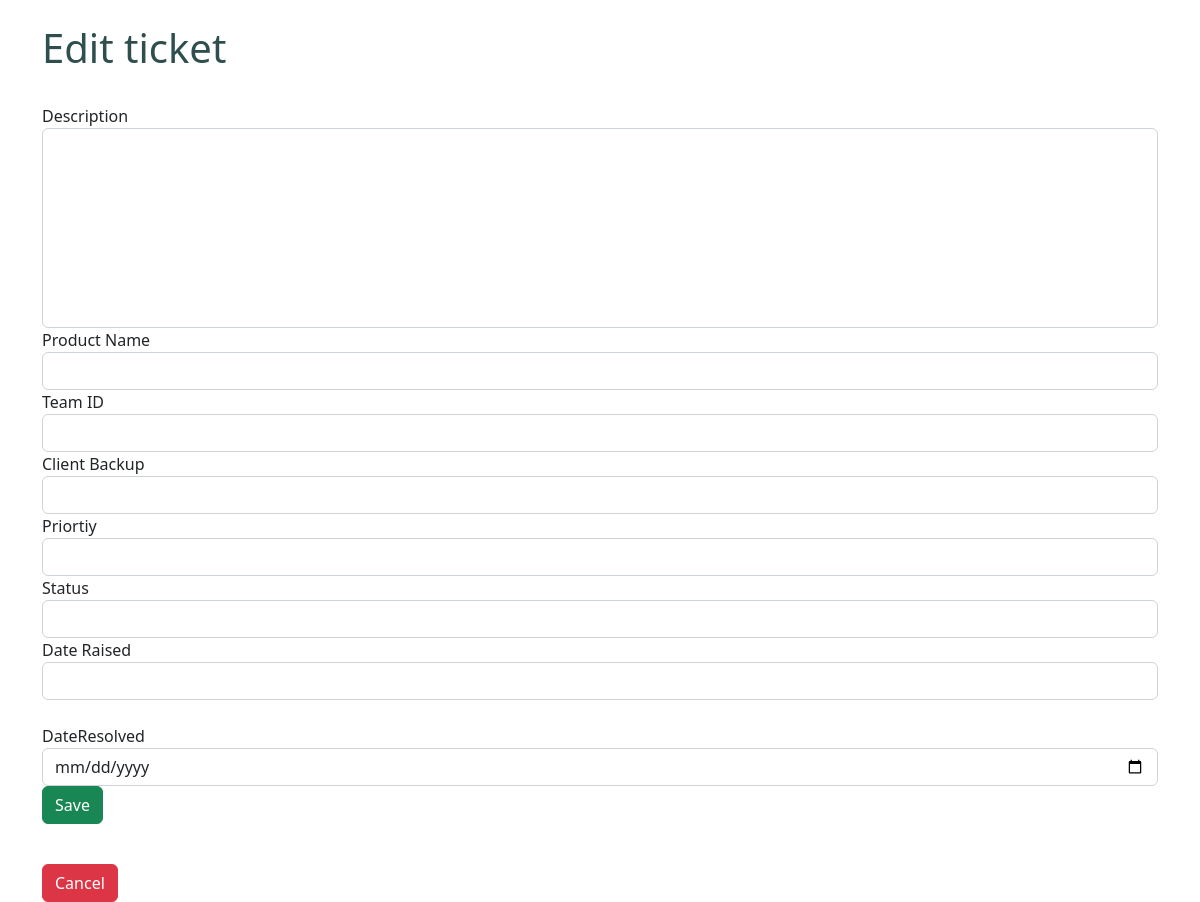
Before: /activetickets/edit/12 (signed in) with the older database file.
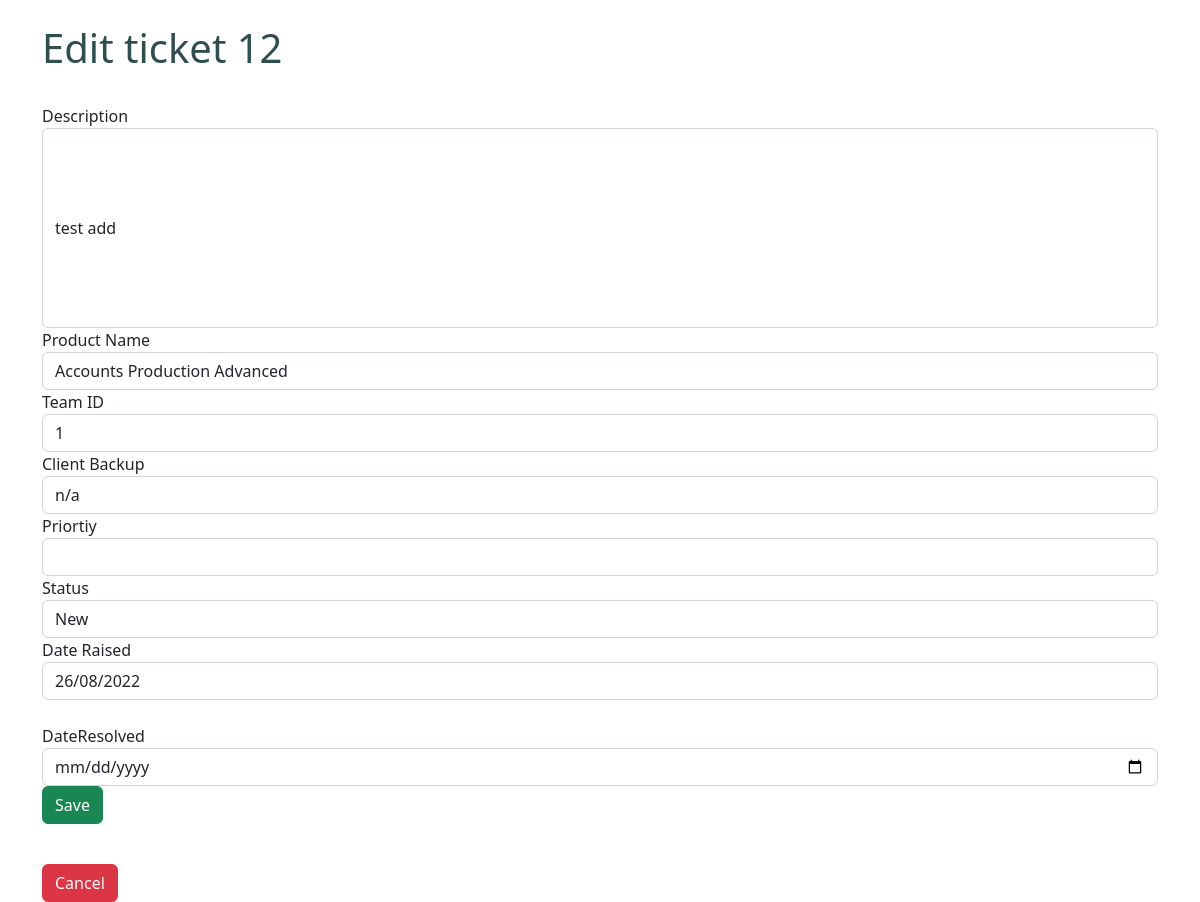
After: the same page with the newer database file.
### tables this page shows
CREATE TABLE Tickets
         (TicketID INTEGER PRIMARY KEY AUTOINCREMENT,
          Description        TEXT          NOT NULL,
          ClientBackup       VARCHAR(50),
          Priority           VARCHAR(2)    NOT NULL,
          Status             TEXT          NOT NULL,
          DateRaised         TEXT          NOT NULL,
          DateResolved       TEXT,
          ProductName        TEXT          NOT NULL,
          TeamID             INT           NOT NULL);

### views.py (the view, shortened to what this page needs)
@app.route("/activetickets/edit/<string:TicketID>", methods=['POST','GET'])
def editactivetickets(TicketID):
    conn = get_db_connection()
    conn.row_factory=sql.Row
    cursor = conn.cursor()
    cursor.execute('SELECT * FROM Tickets WHERE TicketID=?', [TicketID])
    tickets = cursor.fetchone()
    if 'loggedin' in session:
        adminLevel = session['adminLevel']
        if 'Admin' in adminLevel:
           return render_template("editactivetickets.html", tickets=tickets)
        else:
           return render_template("notAdminErrorPage.html", tickets=tickets)
    return redirect(url_for('login'))

### views.py (called while the page is built)
def get_db_connection():
    conn = sql.connect('ticketdb.db')
    conn.row_factory = sql.Row
    return conn

### TicketSystem/templates/editactivetickets.html (shortened to what this page needs)
﻿<!DOCTYPE html>
{% extends 'base.html' %}
{% block content%}
<body>
    <h1>Edit ticket {{tickets.TicketID}}</h1>
    <br />
    <form method='post' action='{{url_for("editactivetickets", TicketID=tickets.TicketID)}}}'>
        <div class='form-group'>
            <label>Description</label><br />
            <input type='text' name='Description' required class='form-control' value='{{tickets.Description}}' style="height:200px;" />
        </div>
        <div class='form-group'>
            <label>Product Name</label><br />
            <input type='text' name='ProductName' required class='form-control' value='{{tickets.ProductName}}' />
        </div>
        <div class='form-group'>
            <label>Team ID</label><br />
            <input type='text' name='TeamID' required class='form-control' value='{{tickets.TeamID}}' />
        </div>
        <div class='form-group'>
            <label>Client Backup</label><br />
            <input type='text' name='ClientBackup' required class='form-control' value='{{tickets.ClientBackup}}' />
        </div>
        <div class='form-group'>
            <label>Priortiy</label><br />
            <input type='text' name='Priortiy' required class='form-control' value='{{tickets.Priortiy}}' />
        </div>
        <div class='form-group'>
            <label>Status</label><br />
            <input type='text' name='Status' required class='form-control' value='{{tickets.Status}}' />
        </div>
        <div class='form-group'>
            <label>Date Raised</label><br />
            <input type='text' name='DateRaised' required class='form-control' value='{{tickets.DateRaised}}' readonly />
        </div>
        <div class='form-group'>
            <br />
            <label>DateResolved</label>
            <input type='date' name='DateResolved' class='form-control' value='{{tickets.DateResolved}}' />
        </div>
        <input type='submit' value='Save' class='btn btn-success'>
    </form>
    <br />
    <a href="dashboard.html" class="btn btn-danger">Cancel</a>
</body>
{% endblock %}

Changed rows visible on the page:
added Tickets: TicketID "12", Description "test add", ProductName "Accounts Production Advanced", TeamID "1", ClientBackup "n/a", Status "New", DateRaised "26/08/2022"
